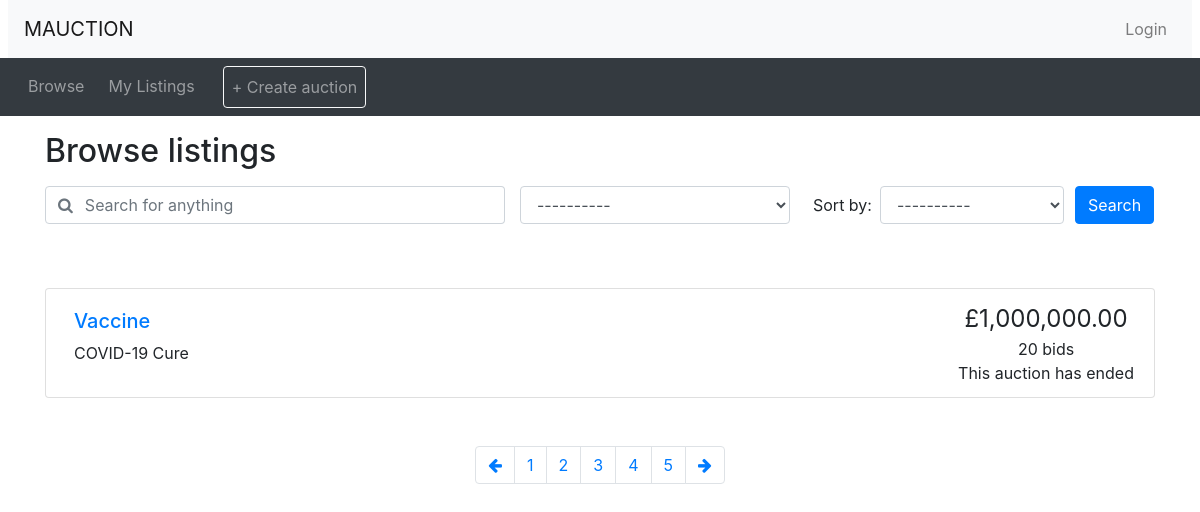
Page /browse.php on the earlier database version.
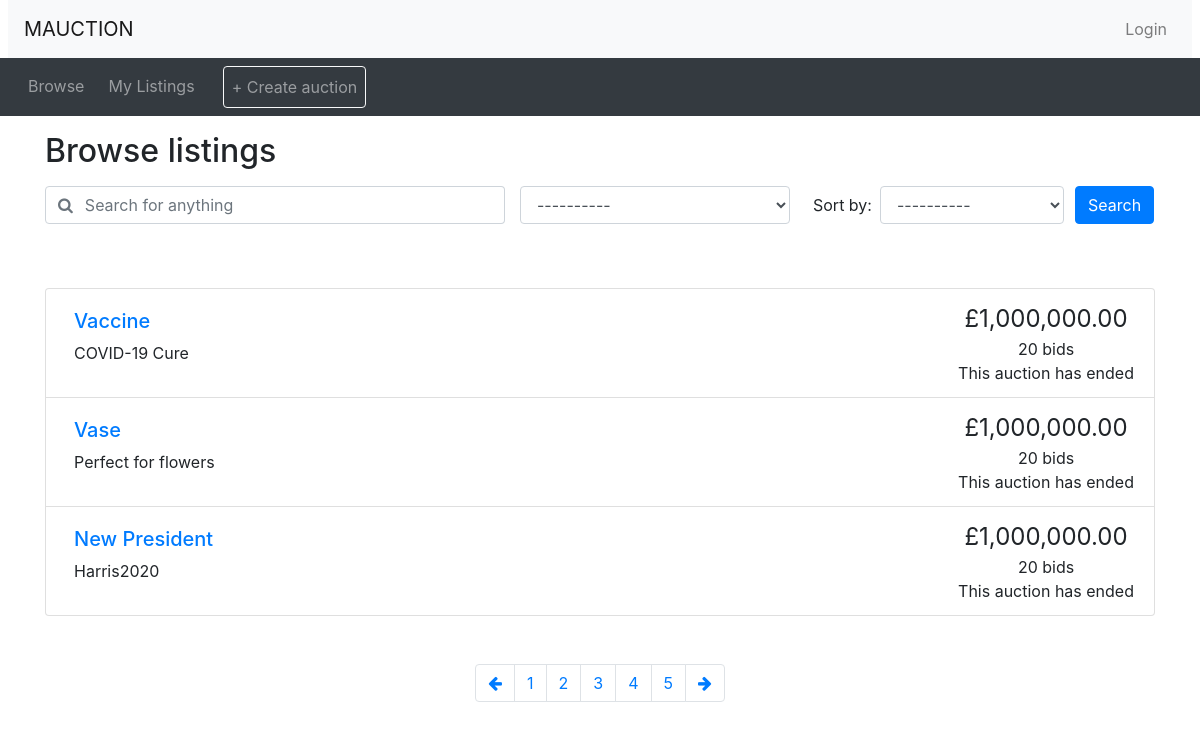
Same page on the later database version.
### tables this page shows
CREATE TABLE `auctions` (
saleItemID INT NOT NULL AUTO_INCREMENT,
itemName VARCHAR(200) NOT NULL,
userID INT NOT NULL, 
startDate DATETIME NOT NULL DEFAULT CURRENT_TIMESTAMP,
category VARCHAR(100) NOT NULL,
startPrice DECIMAL NOT NULL,
description VARCHAR(300) NOT NULL, 
reservePrice DECIMAL NULL,
endTime TIME NOT NULL, 
endDate DATE NOT NULL, 
finalPrice DECIMAL NULL, 
commission DECIMAL NOT NULL,                
delivery VARCHAR(20) NOT NULL, 
outcome VARCHAR(30) NOT NULL,
cond VARCHAR(30) NOT NULL, 
PRIMARY KEY (saleItemID));

### utilities.php (the view, shortened to what this page needs)
<?php
function print_listing_li($item_id, $title, $desc, $price, $num_bids, $end_time)
{
  if (strlen($desc) > 250) {
    $desc_shortened = substr($desc, 0, 250) . '...';
  }
  else {
    $desc_shortened = $desc;
  }
  if ($num_bids == 1) {
    $bid = ' bid';
  }
  else {
    $bid = ' bids';
  }
  $now = new DateTime();
  if ($now > $end_time) {
    $time_remaining = 'This auction has ended';
  }
  else {
    $time_to_end = date_diff($now, $end_time);
    $time_remaining = display_time_remaining($time_to_end) . ' remaining';
  }
  echo('
    <li class="list-group-item d-flex justify-content-between">
    <div class="p-2 mr-5"><h5><a href="listing.php?item_id=' . $item_id . '">' . $title . '</a></h5>' . $desc_shortened . '</div>
    <div class="text-center text-nowrap"><span style="font-size: 1.5em">£' . number_format($price, 2) . '</span><br/>' . $num_bids . $bid . '<br/>' . $time_remaining . '</div>
  </li>'
  );
}
?>

### header.php (shortened to what this page needs)
<!doctype html>
<html lang="en">
<head>
  <link rel="stylesheet" href="css/bootstrap.min.css">
  <link rel="stylesheet" href="https://cdnjs.cloudflare.com/ajax/libs/font-awesome/4.7.0/css/font-awesome.min.css">
  <link rel="stylesheet" href="css/custom.css">
</head>
<body>
<nav class="navbar navbar-expand-lg navbar-light bg-light mx-2">
  <a class="navbar-brand" href="#">MAUCTION</a>
  <ul class="navbar-nav ml-auto">
    <li class="nav-item">
<?php
  if (isset($_SESSION['logged_in']) && $_SESSION['logged_in'] == true) {
    echo '<a class="nav-link" href="logout.php">Logout</a>';
  }
  else {
    echo '<button type="button" class="btn nav-link" data-toggle="modal" data-target="#loginModal">Login</button>';
  }
?>
    </li>
  </ul>
</nav>
<nav class="navbar navbar-expand-lg navbar-dark bg-dark">
  <ul class="navbar-nav align-middle">
	<li class="nav-item mx-1">
      <a class="nav-link" href="browse.php">Browse</a>
    </li>
<?php
  if (isset($_SESSION['account_type']) && $_SESSION['account_type'] == 'seller') {
  echo('
	<li class="nav-item mx-1">
      <a class="nav-link" href="mylistings.php">My Listings</a>
    </li>
	<li class="nav-item ml-3">
      <a class="nav-link btn border-light" href="create_auction.php">+ Create auction</a>
    </li>');
  }
?>
  </ul>
</nav>

### browse.php (shortened to what this page needs)
<?php
include 'connection.php';
?>
<?php include_once("header.php")?>
<?php require("utilities.php")?>
<div class="container">
<h2 class="my-3">Browse listings</h2>
<div id="searchSpecs">
<form method="get" action="browse.php">
  <div class="row">
    <div class="col-md-5 pr-0">
      <div class="form-group">
	    <div class="input-group">
          <div class="input-group-prepend">
            <span class="input-group-text bg-transparent pr-0 text-muted">
              <i class="fa fa-search"></i>
            </span>
          </div>
          <input type="text" class="form-control border-left-0" id="keyword" placeholder="Search for anything">
        </div>
      </div>
    </div>
    <div class="col-md-3 pr-0">
      <div class="form-group">
        <select class="form-control" id="cat">
          <option selected value="none">----------</option>
        </select>
      </div>
    </div>
    <div class="col-md-3 pr-0">
      <div class="form-inline">
        <label class="mx-2" for="order_by">Sort by:</label>
        <select class="form-control" id="order_by">
          <option selected value="none">----------</option>
        </select>
      </div>
    </div>
    <div class="col-md-1 px-0">
      <button type="submit" name="search" class="btn btn-primary" onclick="checkFields()">Search</button>
    </div>
  </div>
</form>
</div>
</div>
<?php
  $num_results = 96;
  $results_per_page = 10;
  $max_page = ceil($num_results / $results_per_page);
?>
<div class="container mt-5">
<ul class="list-group">
<?php
$query = "SELECT userID, itemName, description, startPrice, commission, endDate FROM auctions";
$result = mysqli_query($connection,$query) or die('Error making select users query' .mysql_error());
$queryRes = mysqli_num_rows($result);
if ($queryRes > 0) {
  while ($row = mysqli_fetch_assoc($result)) {
  $item_id = $row['userID'];
  $title = $row['itemName'];
  $description = $row['description'];
  $current_price = $row['startPrice'];
  $num_bids = $row['commission'];
  $end_date = $row['endDate'];
  print_listing_li($item_id, $title, $description, $current_price, $num_bids, $end_date);
  }
}
?>
</ul>
<nav aria-label="Search results pages" class="mt-5">
  <ul class="pagination justify-content-center">
<?php
  $querystring = "";
  $high_page_boost = max(3 - $curr_page, 0);
  $low_page_boost = max(2 - ($max_page - $curr_page), 0);
  $low_page = max(1, $curr_page - 2 - $low_page_boost);
  $high_page = min($max_page, $curr_page + 2 + $high_page_boost);
  if ($curr_page != 1) {
    echo('
    <li class="page-item">
      <a class="page-link" href="browse.php?' . $querystring . 'page=' . ($curr_page - 1) . '" aria-label="Previous">
        <span aria-hidden="true"><i class="fa fa-arrow-left"></i></span>
        <span class="sr-only">Previous</span>
      </a>
    </li>');
  }
  for ($i = $low_page; $i <= $high_page; $i++) {
    if ($i == $curr_page) {
      echo('
    <li class="page-item active">');
    }
    else {
      echo('
    <li class="page-item">');
    }
    echo('
      <a class="page-link" href="browse.php?' . $querystring . 'page=' . $i . '">' . $i . '</a>
    </li>');
  }
  if ($curr_page != $max_page) {
    echo('
    <li class="page-item">
      <a class="page-link" href="browse.php?' . $querystring . 'page=' . ($curr_page + 1) . '" aria-label="Next">
        <span aria-hidden="true"><i class="fa fa-arrow-right"></i></span>
        <span class="sr-only">Next</span>
      </a>
    </li>');
  }
?>
  </ul>
</nav>
</div>
<?php include_once("footer.php")?>

### footer.php (shortened to what this page needs)
</body>
</html>

Differences in the rows shown:
added auctions: itemName "Vase", description "Perfect for flowers", startPrice "1,000,000.00", commission "20", commission "bids", endDate "This auction has ended"
added auctions: itemName "New President", description "Harris2020", startPrice "1,000,000.00", commission "20", commission "bids", endDate "This auction has ended"
